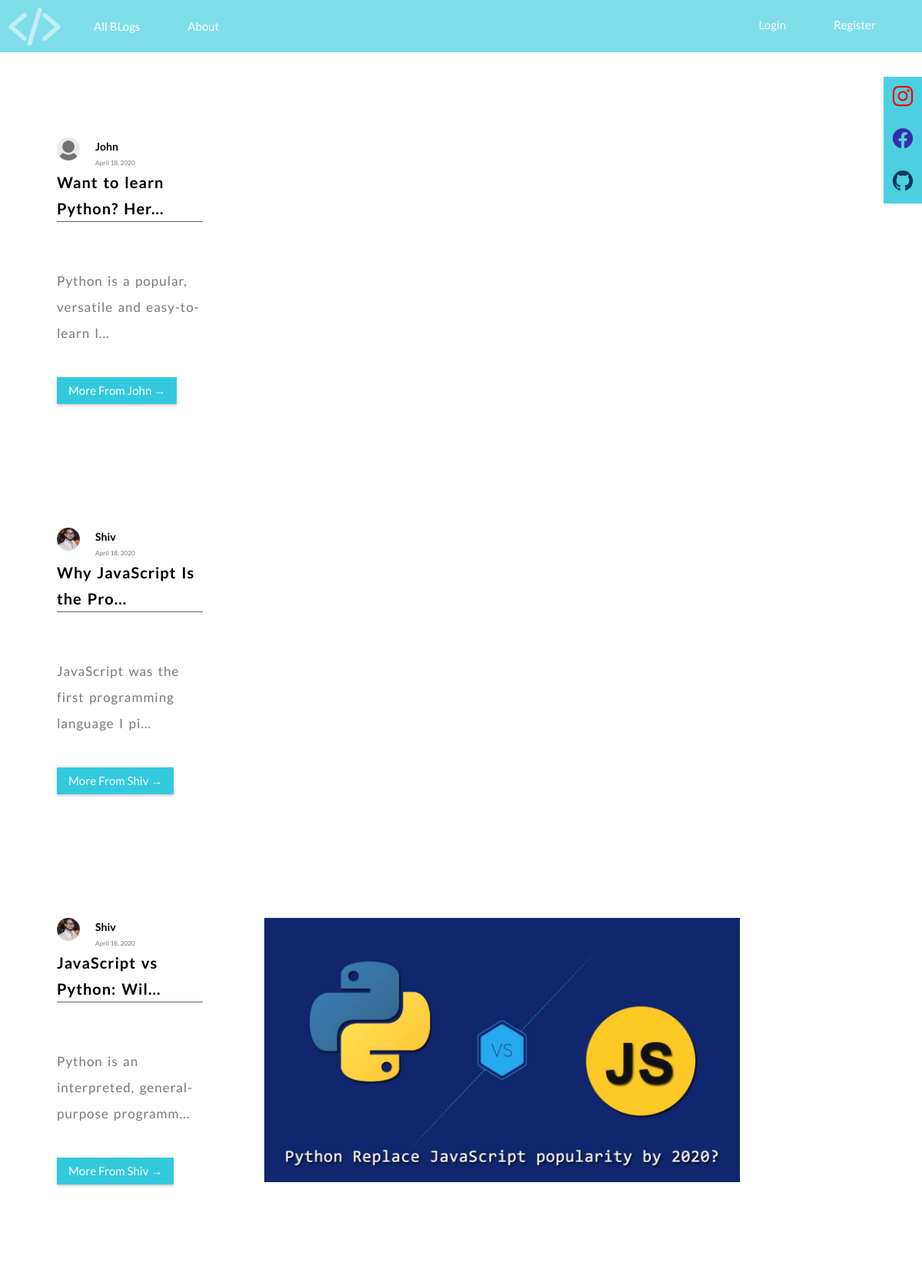
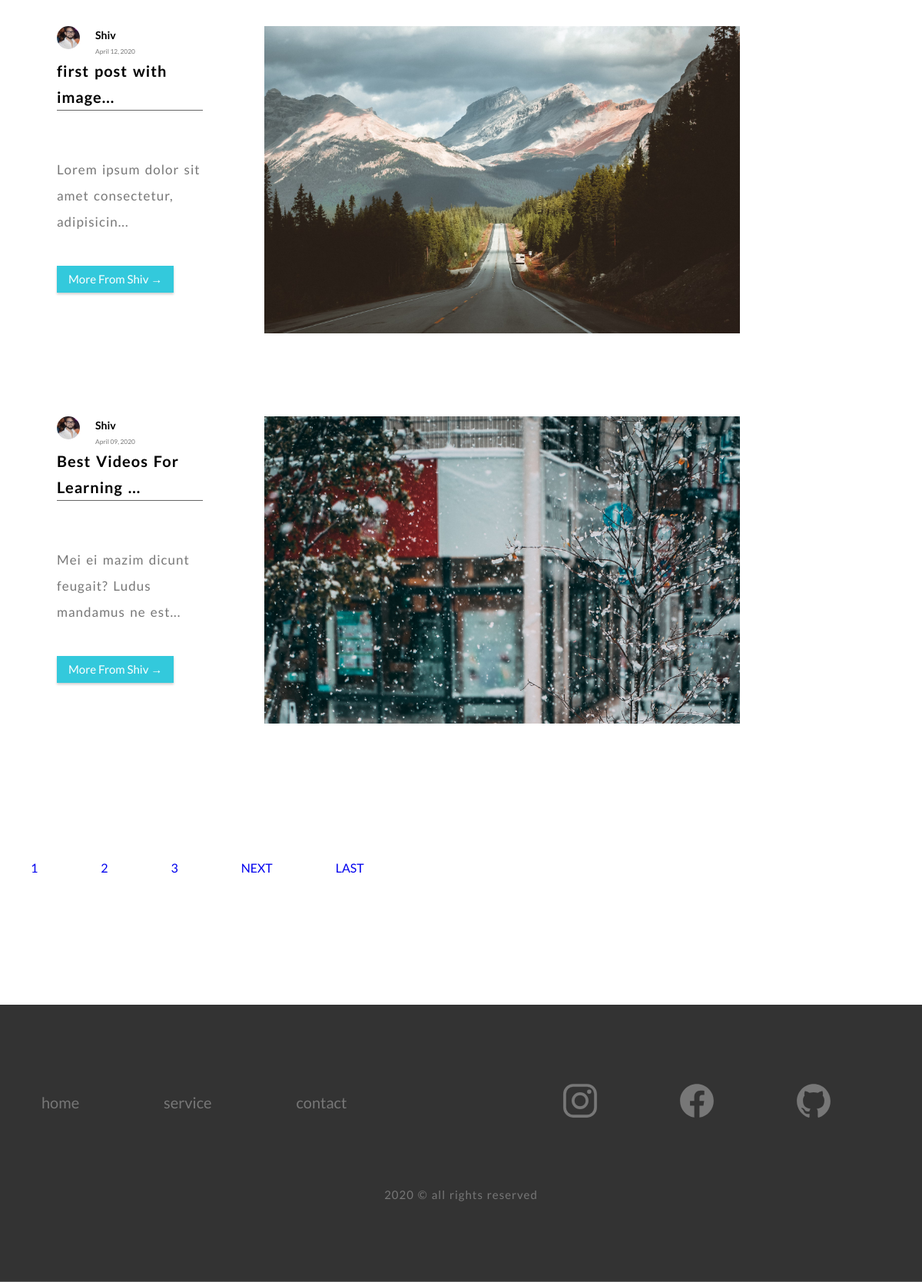
Screenshot of /blog/ with the database file from the repository (2 pictures, top to bottom).
### Blog/models.py (models this page shows, shortened)
class Post(models.Model):
    title = models.CharField(max_length = 100)
    content = models.TextField()
    date_posted = models.DateTimeField(default = timezone.now)
    author = models.ForeignKey(User, on_delete = models.CASCADE)
    image = models.ImageField( default = 'default.jpg' , upload_to = 'blog_images')

### users/models.py (models this page shows, shortened)
class Profile(models.Model):
    user = models.OneToOneField(User, on_delete = models.CASCADE)
    image = models.ImageField( default = 'default.jpg' ,upload_to = 'profile_pics')

### Blog/views.py (the view)
# urls.py: path('blog/', PostListView.as_view(), name = "blog-home"),
class PostListView(ListView):
    model = Post
    template_name = 'blog/index.html'
    context_object_name = 'posts'
    ordering = ['-date_posted']
    paginate_by = 5

### Blog/templates/blog/index.html (shortened to what this page needs)
{% extends 'blog/base.html' %}
{% block content %}
    <main>
        <section class="section-blog">
            <div class="row">
                    {% for post in posts %}
                    <div class="col-4-of-4">
                        <article class="post">
                            <div class="col-1-of-4">
                                <img src="{{ post.author.profile.image.url }}" alt="" class="post__img-icon">
                                <div class="post__body">
                                    <div class="post__meta-data">
                                        <a class="post__author " href="{% url 'user-posts' post.author %}">{{ post.author }}</a>
                                        <small class="post__date">{{ post.date_posted|date:"F d, Y" }}</small>
                                    </div>
                                    <h2><a class="post__title" href="{% url 'post-detail' post.id  %}">{{ post.title|slice:":25" }}...</a></h2>
                                    <p class="post__content">{{ post.content|slice:":50"  }}...</p>
                                    <a href="{% url 'user-posts' post.author %}" class="btn-text">more from {{ post.author }} &rarr;</a>
                                </div>
                            </div>
                            <div class="col-3-of-4">
                                <figure class="post__img">
                                    <img src="{{ post.image.url }}" alt="" class="post__img--item">
                                </figure>
                            </div>
                        </article>
                    </div>
                  {% endfor %}
           </div>
           {% if is_paginated %}
{% for num in page_obj.paginator.page_range %}
  {% if page_obj.number == num %}
    <a href="?page={{ num }}" class="btn btn-info mb-4">{{ num }}</a>
  {% elif num > page_obj.number|add:'-3' and  num < page_obj.number|add:'3' %}
    <a href="?page={{ num }}" class="btn btn-outline-info mb-4">{{ num }}</a>
  {% endif %}
{% endfor %}
{% if page_obj.has_next %}
  <a href="?page={{ page_obj.next_page_number }}" class="btn btn-outline-info mb-4">Next</a>
  <a href="?page={{ page_obj.paginator.num_pages }}" class="btn btn-outline-info mb-4">Last</a>
{% endif %}
{% endif %}
        </section>
    </main>
{% endblock content %}

### Blog/templates/blog/base.html (shortened to what this page needs)
{% load static %}
<!DOCTYPE html>
<html lang="en">
<head>
    <link rel="stylesheet" href="{% static 'blog/main.css' %}">
</head>
<body>
    <ul class="side-links">
        <li><a href="#"><ion-icon name="logo-instagram" class="side__icon--insta"></ion-icon></a></li>
        <li><a href="#"><ion-icon name="logo-facebook" class="side__icon--facebook"></ion-icon></a></li>
        <li><a href="#"><ion-icon name="logo-github" class="side__icon--git"></ion-icon></a></li>
    </ul>
    <header>
        <nav class="navigation">
        <div class="row">
            <ul class="navigation__list nav-left">
                <li><a href="{% url 'home' %}" class="navigation__list--item">
                <ion-icon class="logo" name="code-slash"></ion-icon>
                </a></li>
                <li><a href="{% url 'blog-home' %}" class="navigation__list--item">All BLogs</a></li>
                <li><a href="{% url 'blog-about' %}" class="navigation__list--item">About</a></li>
            </ul>
            <ul class="navigation__list nav-right">
                {% if user.is_authenticated %}
                <li><a class="navigation__list--item" href="{% url 'post-create' %}">New Post</a></li>
                <li><a class="navigation__list--item" href="{% url 'profile' %}">profile</a></li>
                <li><a class="navigation__list--item" href="{% url 'logout' %}">logout</a></li>
                {% else %}
                <li><a class="navigation__list--item" href="{% url 'login' %}">Login</a></li>
                <li><a class="navigation__list--item" href="{% url 'register' %}">Register</a></li>
                {% endif %}
            </ul>
            </div>
        </nav>
    </header>
{% block content %} {% endblock content %}
    <footer class="footer">
        <div class="row">
                    <div class="col-1-of-2">
                         <ul class="footer__nav-list">
                        <li class="footer__nav-item"><a href="" class="footer__link">home</a></li>
                        <li class="footer__nav-item"><a href="" class="footer__link">service</a></li>
                        <li class="footer__nav-item"><a href="" class="footer__link">contact</a></li>
                    </ul>
                    </div>
                    <div class="col-1-of-2">
                         <ul class="social-links">
                            <li><a href="#"><ion-icon name="logo-instagram" class="footer__icon--insta"></ion-icon></a></li>
                            <li><a href="#"><ion-icon name="logo-facebook" class="footer__icon--facebook"></ion-icon></a></li>
                            <li><a href="#"><ion-icon name="logo-github" class="footer__icon--git"></ion-icon></a></li>
                        </ul>
                    </div>
                </div>
                <div class="copyright"> <p>2020 &copy; all rights reserved</p></div>
        </footer>
</body>
</html>

### rows the page displays
Post: author.profile.image (placeholder picture), author "John", date_posted "April 18, 2020", title "Want to learn Python? Her", content "Python is a popular, versatile and easy-to-learn l"
Post: author.profile.image (picture), author "Shiv", date_posted "April 18, 2020", title "Why JavaScript Is the Pro", content "JavaScript was the first programming language I pi"
Post: author.profile.image (picture), author "Shiv", date_posted "April 18, 2020", title "JavaScript vs Python: Wil", content "Python is an interpreted, general-purpose programm", image (picture)
Post: author.profile.image (picture), author "Shiv", date_posted "April 12, 2020", title "first post with image", content "Lorem ipsum dolor sit amet consectetur, adipisicin", image (picture)
Post: author.profile.image (picture), author "Shiv", date_posted "April 09, 2020", title "Best Videos For Learning", content "Mei ei mazim dicunt feugait? Ludus mandamus ne est", image (picture)

### other values shown
{{ num }} "1"
{{ num }} "2" "3"
